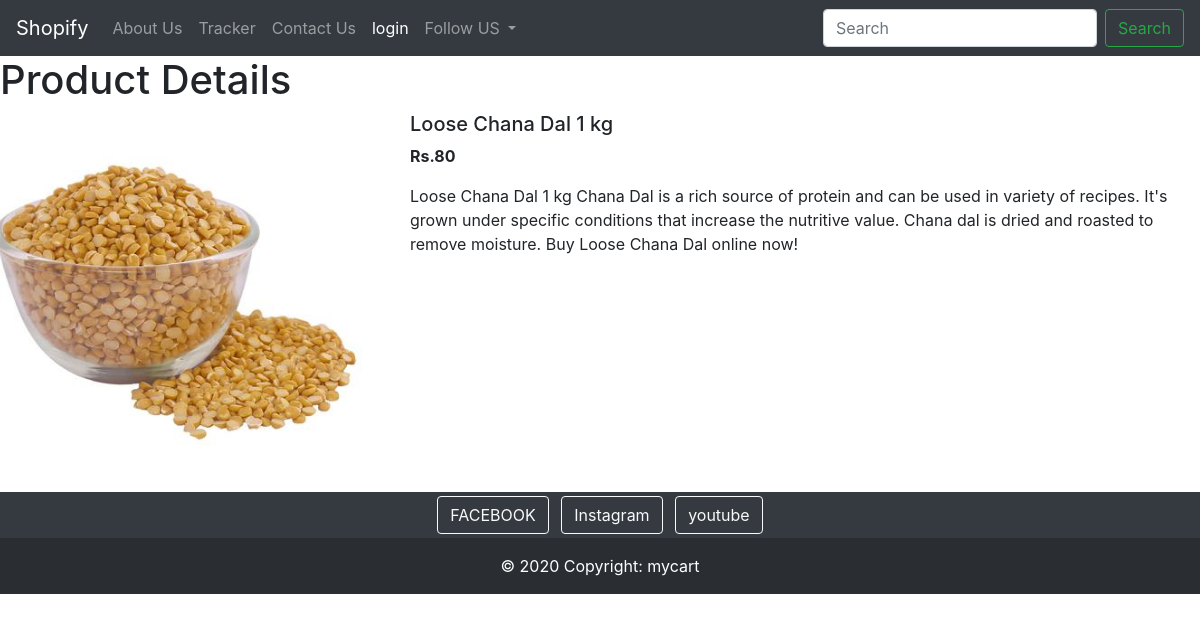
The page /shop/products/6 (signed in) on the database its author committed.
### shop/models.py (models this page shows, shortened)
class Product(models.Model):
    product_id = models.AutoField
    product_name = models.CharField(max_length=50)
    category = models.CharField(max_length=50, default="")
    subcategory = models.CharField(max_length=50, default="")
    price = models.IntegerField(default=0)
    desc = models.CharField(max_length=300)
    pub_date = models.DateField()
    image = models.ImageField(upload_to='shop/images', default="")

### shop/views.py (the view)
# urls.py: path("products/<int:myid>", views.productView, name="ProductView"),
def productView(request, myid):
    if request.user.is_anonymous:
        return redirect("/shop/login")
    product = Product.objects.filter(id=myid)
    return render(request, 'shop/prodView.html', {'product':product[0]})

### shop/templates/shop/prodView.html (shortened to what this page needs)
{% extends 'shop/base.html' %}
{% block body %}
<h1>Product Details </h1
<div class="container my-4">
    <div class="row">
    <div class="col-md-4">
    <div class="row" mx-2>
        <img src="/media/{{product.image}}" width="380px" height="380px">
    </div>
    </div>
    <div class="col-md-8">
        <h5>{{product.product_name}}</h5>
        <p><b>Rs.{{product.price}} </b></p>
        <p>{{product.desc}}</p>
    </div>
    </div>
<footer class="bg-dark text-center text-white">
  <div class="container p-0 pb-0">
    <section class="mb-0">
      <a class="btn btn-outline-light btn-floating m-1" href="//www.facebook.com/simar.kataria.10/" role="button"
        >FACEBOOK</a>
      <a class="btn btn-outline-light btn-floating m-1" href="//www.instagram.com/ashwinder_1/" role="button"
        >Instagram</a>
      <a class="btn btn-outline-light btn-floating m-1" href="//www.youtube.com/channel/UCOwRW7DWzkhKQl1rpSCn9UA" role="button"
        >youtube</a>
    </section>
  </div>
  <div class="text-center p-3" style="background-color: rgba(0, 0, 0, 0.2);">
    © 2020 Copyright:
    <a class="text-white" href="/shop">mycart</a>
  </div>
</footer>
{% endblock %}

### rows shown on the page
Product: image (picture), product_name "Loose Chana Dal 1 kg", price "80", desc "Loose Chana Dal 1 kg Chana Dal is a rich source of protein and can be used in variety of recipes. It's grown under specific conditions that increase the nutritive value. Chana dal is dried and roasted to remove moisture. Buy Loose Chana Dal online now!"
